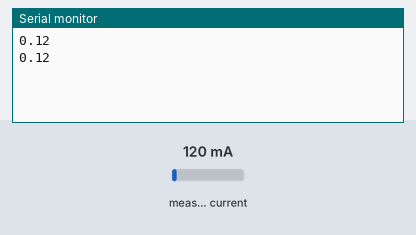
A sketch run on a simulated Arduino Uno, built with avr-gcc and run on an emulated ATmega328P. Shown: the last lines printed to the serial monitor. The test bench sets the inputs (shaded band); at power-on: measured current 120 mA.

Above: at 1.8 s.
1.9 s: measured current set to 40 mA
At 2.9 s:
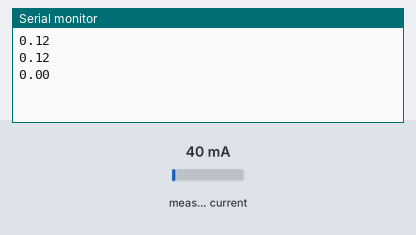
3.4 s: measured current set to 500 mA
At 4.8 s:
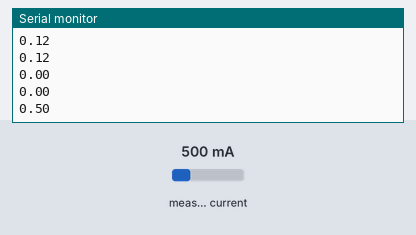
Timing chart, 0 to 6.4 s (numbered marks = the images above; inputs shaded):
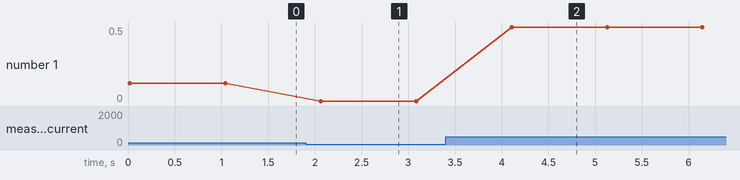

Measured:
- after the input at 1.9 s, the serial monitor: prints a new line after 0.16 s (image 1)
- after the input at 3.4 s, the serial monitor: prints a new line after 0.71 s (image 2)
- plotted number 1: 0.12 → 0 after the input at 1.9 s, 0 → 0.5 after the input at 3.4 s

The sketch:

sketch_AmpMeasurementWithntp.ino
```cpp
/*ACS712 Current Sensor Demo
   By miliohm.com
*/
#include "ACS712.h"
//sensor data
ACS712 sensor(ACS712_05B, A0);
//ACS712_20A for 20 Amp type
//ACS712_30A for 30 Amp type

void setup() {
  Serial.begin(9600);
  sensor.calibrate();

}
void loop() {

  float I = sensor.getCurrentAC();
//ignoring the value below 0.09
  if (I < 0.09) {
    I = 0;
  }

  Serial.println(I);
  delay(1000);
}
```
